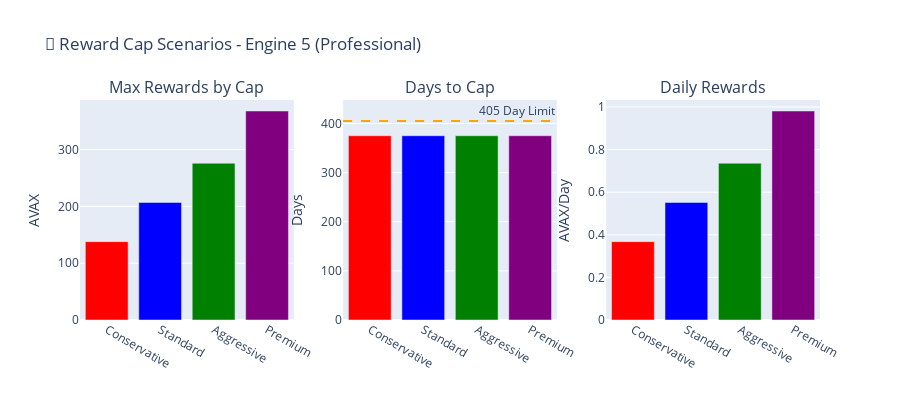

The cell this chart's notebook holds for it:
### Markdown cell above
### 🧪 Scenario Testing: Different Reward Cap Percentages

Let's test how different reward cap percentages affect the system dynamics:

### Code cell
# Test different reward cap scenarios
cap_scenarios = {
    "Conservative": 300,  # 300% cap
    "Standard": 450,      # 450% cap (current)
    "Aggressive": 600,    # 600% cap
    "Premium": 800        # 800% cap
}

def test_cap_scenario(engine_id, cap_percentage):
    """Test a specific engine with different cap percentage"""
    engine = engines_with_caps[engine_id].copy()
    engine["reward_cap_percent"] = cap_percentage
    
    cumulative_cost = calculate_cumulative_cost(engine_id)
    daily_reward_base = (cumulative_cost * cap_percentage) / (405 * 100)
    daily_reward = daily_reward_base * (100 + engine["hash_power"]) / 100
    max_reward_cap = (cumulative_cost * cap_percentage) / 100
    
    # Calculate days to reach cap
    days_to_cap = min(int(max_reward_cap / daily_reward), 405)
    
    return {
        "cap_percentage": cap_percentage,
        "max_reward_cap": max_reward_cap,
        "daily_reward": daily_reward,
        "days_to_cap": days_to_cap,
        "roi_percent": cap_percentage,
        "reached_by": "TIME" if days_to_cap >= 405 else "REWARD CAP"
    }

# Test Engine 5 (Professional) with different caps
print("🏗️ Engine 5 (Professional) - Cap Scenario Analysis")
print("=" * 55)
print(f"💰 Investment: {calculate_cumulative_cost(5)} AVAX")
print()

scenario_results = {}
for scenario_name, cap_percent in cap_scenarios.items():
    result = test_cap_scenario(5, cap_percent)
    scenario_results[scenario_name] = result
    
    print(f"📊 {scenario_name} ({cap_percent}% cap):")
    print(f"   🎯 Max Rewards: {result['max_reward_cap']:.1f} AVAX")
    print(f"   📅 Days to Cap: {result['days_to_cap']} days")
    print(f"   💎 Daily Reward: {result['daily_reward']:.3f} AVAX")
    print(f"   ⏰ Limited by: {result['reached_by']}")
    print()

# Create comparison visualization
scenarios_df = pd.DataFrame(scenario_results).T.reset_index()
scenarios_df = scenarios_df.rename(columns={'index': 'scenario'})

fig_scenarios = make_subplots(
    rows=1, cols=3,
    subplot_titles=("Max Rewards by Cap", "Days to Cap", "Daily Rewards"),
)

# Plot 1: Max Rewards
fig_scenarios.add_trace(
    go.Bar(
        x=scenarios_df["scenario"],
        y=scenarios_df["max_reward_cap"],
        name='Max Rewards',
        marker_color=['red', 'blue', 'green', 'purple']
    ),
    row=1, col=1
)

# Plot 2: Days to Cap
fig_scenarios.add_trace(
    go.Bar(
        x=scenarios_df["scenario"],
        y=scenarios_df["days_to_cap"],
        name='Days to Cap',
        marker_color=['red', 'blue', 'green', 'purple']
    ),
    row=1, col=2
)

# Add 405-day limit line
fig_scenarios.add_hline(y=405, line_dash="dash", line_color="orange", 
                       annotation_text="405 Day Limit", row=1, col=2)

# Plot 3: Daily Rewards
fig_scenarios.add_trace(
    go.Bar(
        x=scenarios_df["scenario"],
        y=scenarios_df["daily_reward"],
        name='Daily Rewards',
        marker_color=['red', 'blue', 'green', 'purple']
    ),
    row=1, col=3
)

fig_scenarios.update_layout(
    title_text="🧪 Reward Cap Scenarios - Engine 5 (Professional)",
    height=400,
    showlegend=False
)

fig_scenarios.update_yaxes(title_text="AVAX", row=1, col=1)
fig_scenarios.update_yaxes(title_text="Days", row=1, col=2)
fig_scenarios.update_yaxes(title_text="AVAX/Day", row=1, col=3)

fig_scenarios.show()

print("💡 Key Observations:")
print("• Higher caps = higher total rewards but longer time to reach them")
print("• Conservative caps reach limits faster, providing quicker closure")
print("• All scenarios provide predictable, capped ROI")
print("• Time limit (405 days) provides backup protection")

### Figure 1 — Plotly figure (JSON) as saved in the notebook; plotly's stock layout.template omitted (floating-point values rounded to 4 significant figures)
{"data": [{"marker": {"color": ["red", "blue", "green", "purple"]}, "name": "Max Rewards", "type": "bar", "x": ["Conservative", "Standard", "Aggressive", "Premium"], "xaxis": "x", "y": [138, 207, 276, 368], "yaxis": "y"}, {"marker": {"color": ["red", "blue", "green", "purple"]}, "name": "Days to Cap", "type": "bar", "x": ["Conservative", "Standard", "Aggressive", "Premium"], "xaxis": "x2", "y": [375, 375, 375, 375], "yaxis": "y2"}, {"marker": {"color": ["red", "blue", "green", "purple"]}, "name": "Daily Rewards", "type": "bar", "x": ["Conservative", "Standard", "Aggressive", "Premium"], "xaxis": "x3", "y": [0.368, 0.552, 0.736, 0.9813], "yaxis": "y3"}], "layout": {"annotations": [{"font": {"size": 16}, "showarrow": false, "text": "Max Rewards by Cap", "x": 0.1444, "xanchor": "center", "xref": "paper", "y": 1, "yanchor": "bottom", "yref": "paper"}, {"font": {"size": 16}, "showarrow": false, "text": "Days to Cap", "x": 0.5, "xanchor": "center", "xref": "paper", "y": 1, "yanchor": "bottom", "yref": "paper"}, {"font": {"size": 16}, "showarrow": false, "text": "Daily Rewards", "x": 0.8556, "xanchor": "center", "xref": "paper", "y": 1, "yanchor": "bottom", "yref": "paper"}, {"showarrow": false, "text": "405 Day Limit", "x": 1, "xanchor": "right", "xref": "x2 domain", "y": 405, "yanchor": "bottom", "yref": "y2"}], "height": 400, "shapes": [{"line": {"color": "orange", "dash": "dash"}, "type": "line", "x0": 0, "x1": 1, "xref": "x2 domain", "y0": 405, "y1": 405, "yref": "y2"}], "showlegend": false, "title": {"text": "🧪 Reward Cap Scenarios - Engine 5 (Professional)"}, "xaxis": {"anchor": "y", "domain": [0, 0.2889]}, "xaxis2": {"anchor": "y2", "domain": [0.3556, 0.6444]}, "xaxis3": {"anchor": "y3", "domain": [0.7111, 1]}, "yaxis": {"anchor": "x", "domain": [0, 1], "title": {"text": "AVAX"}}, "yaxis2": {"anchor": "x2", "domain": [0, 1], "title": {"text": "Days"}}, "yaxis3": {"anchor": "x3", "domain": [0, 1], "title": {"text": "AVAX/Day"}}}}
